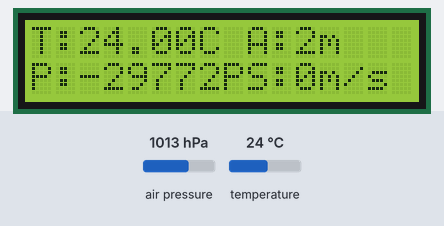
Bench run of a sketch on a simulated Arduino Uno, built with avr-gcc and run on an emulated ATmega328P. Shown: 16×2 character LCD. The inputs (shaded band) are chosen by the test bench; at power-on: air pressure 1013 hPa, temperature 24 °C. What the sketch prints to the serial monitor is not drawn.

Above: at 1.3 s.
1.4 s: air pressure set to 952 hPa
At 2.6 s:
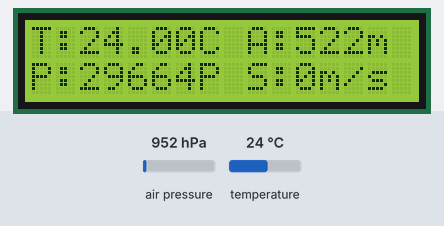
2.9 s: air pressure set to 1048 hPa
At 3.5 s:
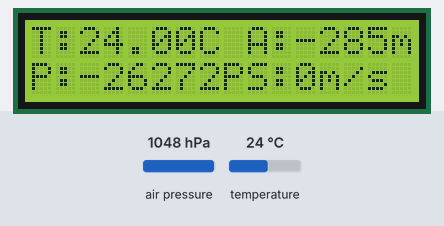
4.5 s: air pressure set to 1012 hPa
At 5.1 s:
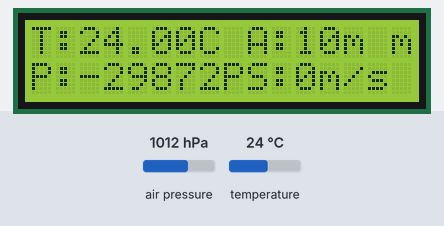
6.1 s: temperature set to 12 °C
At 6.7 s:
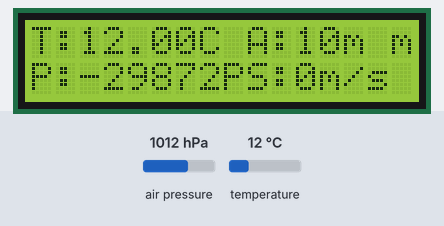
7.6 s: air pressure set to 1000 hPa
At 8.3 s:
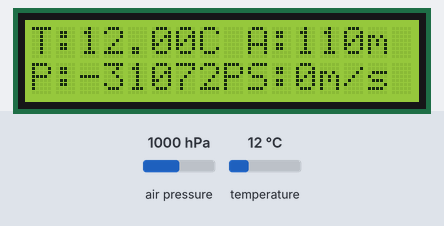
Timing chart, 0 to 10.2 s (numbered marks = the images above; inputs shaded):
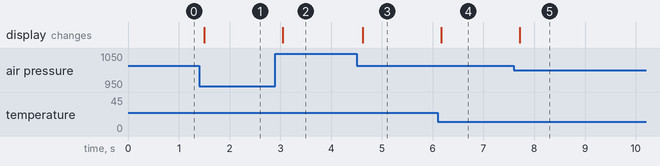

The sketch:

pressure_sensor_taslak1.ino
```cpp
/****************************** Read pressure sensor and print value to serial monitor and lcd screen *******************/
/*
 * vcc->5v
 * gnd->GND
 * SCL->SCL OR A5
 * SDA->SDA OR A4
 */
#include <Wire.h>
#include <Adafruit_BMP085.h>
#include <LiquidCrystal_I2C.h>

LiquidCrystal_I2C lcd = LiquidCrystal_I2C(0x27, 16, 2);
#define seaLevelPressure_hPa 1013.25

   float Temperature;
   int Pressure;
   int Altitude;
   float ReadSealevelPressure;
   float Real_altitude;
   int Speed;

Adafruit_BMP085 bmp;

void setup() {
  lcd.init();
  lcd.backlight();
  lcd.begin (16, 2);

  Serial.begin(9600);

  if (!bmp.begin()) {
  Serial.println("Could not find a valid BMP085 sensor, check wiring!");
  while (1) {}
  }

}

void loop() {

   //check sensor value
   Temperature =bmp.readTemperature();
   Pressure =bmp.readPressure();
   Altitude=bmp.readAltitude();
   ReadSealevelPressure =bmp.readSealevelPressure();
   Real_altitude =bmp.readAltitude(seaLevelPressure_hPa * 100);

   //lcd print
   lcd.setCursor(0, 0);
   lcd.print("T:");
   lcd.setCursor(2, 0);
   lcd.print(Temperature);
   lcd.print("C");
   lcd.print(" ");

   lcd.setCursor(9, 0);
   lcd.print("A:");
   lcd.setCursor(11, 0);
   lcd.print(Altitude);
   lcd.print("m");
   lcd.print(" ");

   lcd.setCursor(0, 1);
   lcd.print("P:");
   lcd.setCursor(2, 1);
   lcd.print(Pressure);
   lcd.print("P");
   lcd.print(" ");

   lcd.setCursor(9, 1);
   lcd.print("S:");
   lcd.setCursor(11, 1);
   lcd.print(Speed);
   lcd.print("m/s");
   lcd.print(" ");

   //serial print
    Serial.print("Temperature = ");
    Serial.print(bmp.readTemperature());
    Serial.println(" *C");

    Serial.print("Pressure = ");
    Serial.print(bmp.readPressure());
    Serial.println(" Pa");

    Serial.print("Altitude = ");
    Serial.print(bmp.readAltitude());
    Serial.println(" meters");

    Serial.print("Pressure at sealevel (calculated) = ");
    Serial.print(bmp.readSealevelPressure());
    Serial.println(" Pa");

    Serial.print("Real altitude = ");
    Serial.print(bmp.readAltitude(seaLevelPressure_hPa * 100));
    Serial.println(" meters");

    Serial.print("Speed = ");
    Serial.print(Speed);
    Serial.println("km/h");

    Serial.println();

}
```

Measured:
- after the input at 1.4 s, the display: changes after 0.10 s (image 1)
- after the input at 2.9 s, the display: changes after 0.15 s (image 2)
- after the input at 4.5 s, the display: changes after 0.13 s (image 3)
- after the input at 6.1 s, the display: changes after 0.07 s (image 4)
- after the input at 7.6 s, the display: changes after 0.12 s (image 5)
